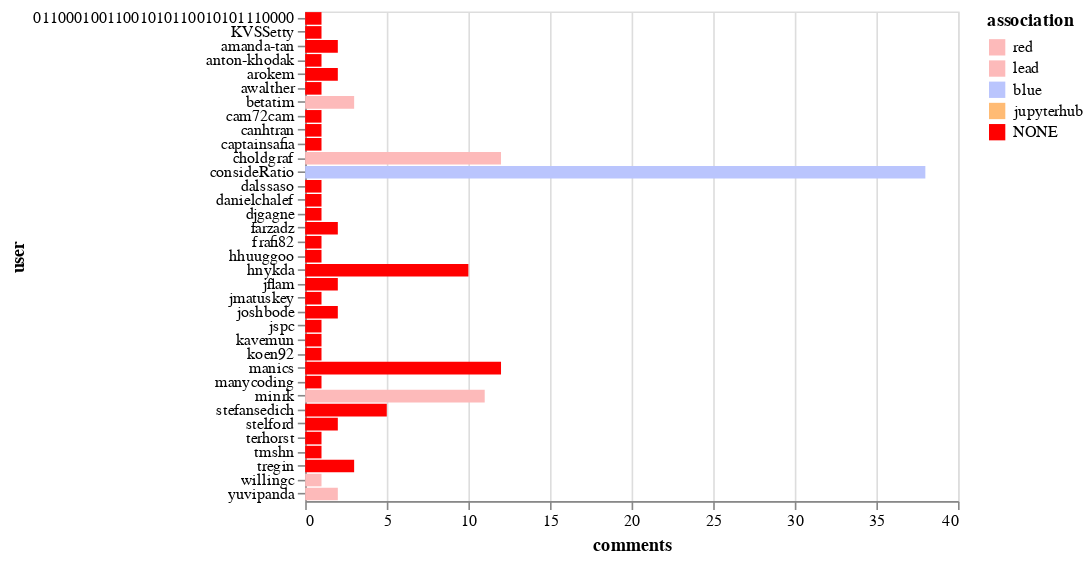

This figure's notebook cell:
### Markdown cell above
## Top commenters

### Code cell
alt.Chart(top_commenters).mark_bar().encode(
    x='comments',
    y='user',
    color=alt.Color('association', sort=["CONTRIBUTOR", "MEMBER", "NONE"], scale=color_scale)
)

### Figure 1 — Vega-Lite specification as saved in the notebook (floating-point values rounded to 4 significant figures)
{"$schema": "https://vega.github.io/schema/vega-lite/v2.6.0.json", "config": {"view": {"height": 300, "width": 400}}, "data": {"name": "data-34ce962579618308a0b4a3e22dc17db7"}, "datasets": {"data-34ce962579618308a0b4a3e22dc17db7": [{"association": "blue", "comments": 38, "user": "consideRatio"}, {"association": "red", "comments": 12, "user": "choldgraf"}, {"association": "NONE", "comments": 12, "user": "manics"}, {"association": "lead", "comments": 11, "user": "minrk"}, {"association": "NONE", "comments": 10, "user": "hnykda"}, {"association": "NONE", "comments": 5, "user": "stefansedich"}, {"association": "red", "comments": 3, "user": "betatim"}, {"association": "NONE", "comments": 3, "user": "tregin"}, {"association": "NONE", "comments": 2, "user": "farzadz"}, {"association": "NONE", "comments": 2, "user": "jflam"}, {"association": "NONE", "comments": 2, "user": "joshbode"}, {"association": "red", "comments": 2, "user": "yuvipanda"}, {"association": "NONE", "comments": 2, "user": "arokem"}, {"association": "NONE", "comments": 2, "user": "stelford"}, {"association": "NONE", "comments": 2, "user": "amanda-tan"}, {"association": "NONE", "comments": 1, "user": "dalssaso"}, {"association": "NONE", "comments": 1, "user": "cam72cam"}, {"association": "NONE", "comments": 1, "user": "anton-khodak"}, {"association": "NONE", "comments": 1, "user": "canhtran"}, {"association": "NONE", "comments": 1, "user": "captainsafia"}, {"association": "NONE", "comments": 1, "user": "KVSSetty"}, {"association": "NONE", "comments": 1, "user": "awalther"}, {"association": "NONE", "comments": 1, "user": "hhuuggoo"}, {"association": "NONE", "comments": 1, "user": "danielchalef"}, {"association": "NONE", "comments": 1, "user": "djgagne"}, {"association": "NONE", "comments": 1, "user": "frafi82"}, {"association": "red", "comments": 1, "user": "willingc"}, {"association": "NONE", "comments": 1, "user": "jmatuskey"}, {"association": "NONE", "comments": 1, "user": "jspc"}, {"association": "NONE", "comments": 1, "user": "kavemun"}, {"association": "NONE", "comments": 1, "user": "koen92"}, {"association": "NONE", "comments": 1, "user": "manycoding"}, {"association": "NONE", "comments": 1, "user": "terhorst"}, {"association": "NONE", "comments": 1, "user": "tmshn"}, {"association": "NONE", "comments": 1, "user": "01100010011001010110010101110000"}]}, "encoding": {"color": {"field": "association", "scale": {"domain": ["red", "lead", "blue", "jupyterhub", "NONE"], "range": ["#fdbaba", "#fdbaba", "#bac5fd", "#ffbb74", "red"]}, "sort": ["CONTRIBUTOR", "MEMBER", "NONE"], "type": "nominal"}, "x": {"field": "comments", "type": "quantitative"}, "y": {"field": "user", "type": "nominal"}}, "mark": "bar"}
